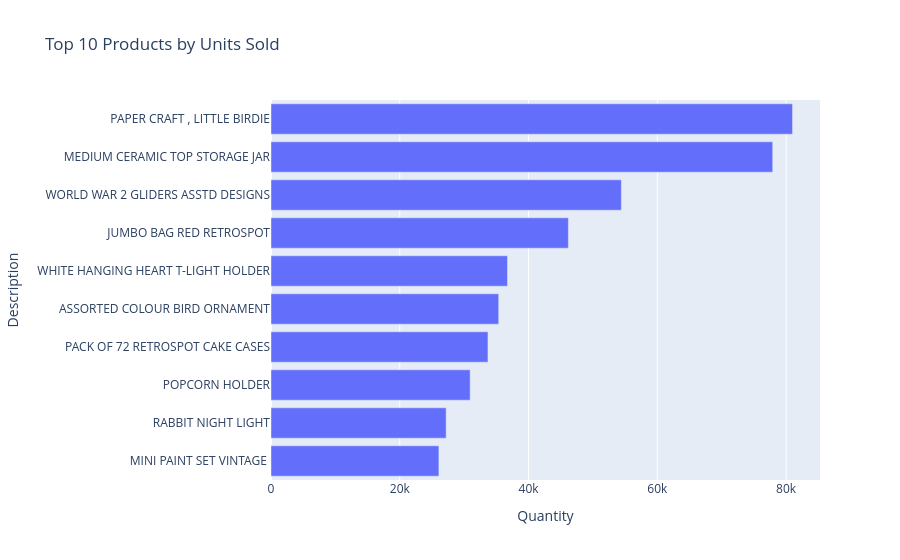

Notebook cell for this chart:
### Markdown cell above
### Business Question 4: Which Products Sell the Most Units?

### Code cell
# Revenue and quantity are not the same thing.
# A product can sell many units but have a low price.

product_quantity = (
    df.groupby("Description")["Quantity"]
    .sum()
    .sort_values(ascending=False)
    .head(10)
    .reset_index()
)

fig = px.bar(
    product_quantity,
    x="Quantity",
    y="Description",
    orientation="h",
    title="Top 10 Products by Units Sold"
)

fig.update_layout(yaxis={"categoryorder": "total ascending"})

fig.show()

### Figure 1 — Plotly figure (JSON) as saved in the notebook; plotly's stock layout.template omitted (floating-point values rounded to 4 significant figures)
{"data": [{"hovertemplate": "Quantity=%{x}<br>Description=%{y}<extra></extra>", "legendgroup": "", "marker": {"color": "#636efa", "pattern": {"shape": ""}}, "name": "", "orientation": "h", "showlegend": false, "textposition": "auto", "type": "bar", "x": [80995, 77916, 54415, 46181, 36725, 35362, 33693, 30931, 27202, 26076], "xaxis": "x", "y": ["PAPER CRAFT , LITTLE BIRDIE", "MEDIUM CERAMIC TOP STORAGE JAR", "WORLD WAR 2 GLIDERS ASSTD DESIGNS", "JUMBO BAG RED RETROSPOT", "WHITE HANGING HEART T-LIGHT HOLDER", "ASSORTED COLOUR BIRD ORNAMENT", "PACK OF 72 RETROSPOT CAKE CASES", "POPCORN HOLDER", "RABBIT NIGHT LIGHT", "MINI PAINT SET VINTAGE "], "yaxis": "y"}], "layout": {"barmode": "relative", "legend": {"tracegroupgap": 0}, "title": {"text": "Top 10 Products by Units Sold"}, "xaxis": {"anchor": "y", "domain": [0, 1], "title": {"text": "Quantity"}}, "yaxis": {"anchor": "x", "categoryorder": "total ascending", "domain": [0, 1], "title": {"text": "Description"}}}}
